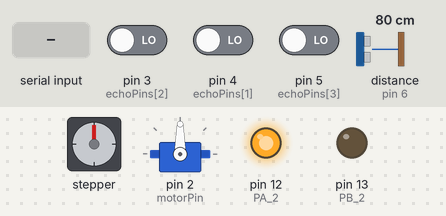
Simulated run of this sketch. Board: Arduino Uno, built with avr-gcc and run on an emulated ATmega328P. On the bench: stepper motor, servo, output pins drawn as LEDs (lit = HIGH). Wiring (inferred from the names in the program): ultrasonic range finder: trigger pin 7; echo pin 6; stepper motor (2048 steps per turn assumed): coils pin 8, pin 9, pin 10, pin 11. The test bench sets the inputs (shaded band); at power-on: pin 3 (echoPins[2]) LOW, pin 4 (echoPins[1]) LOW, pin 5 (echoPins[3]) LOW, distance to the obstacle (sensor on pin 6) 80 cm. The echo pulse lasts 58.3 µs per cm; pins used as bus, display or sensor lines are not drawn.

Above: at 1.2 s.
1.3 s: byte 1 (1) received over Serial
At 2.7 s:
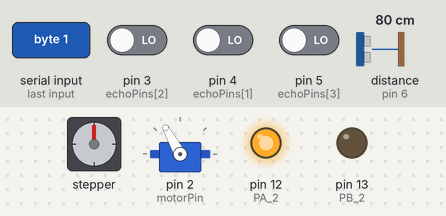
3.2 s: byte 2 (2) received over Serial
At 4.3 s:
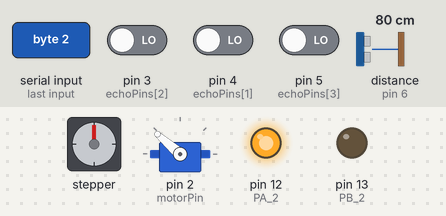
5.0 s: byte 4 (4) received over Serial
At 6.3 s:
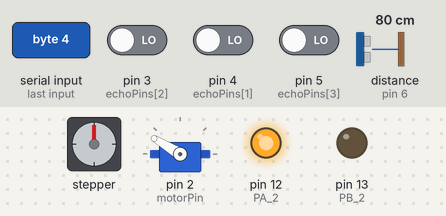
6.7 s: byte 1 (1) received over Serial
At 7.4 s:
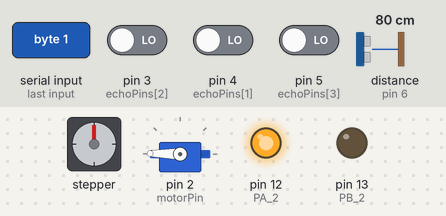
8.6 s: byte 16 (16) received over Serial
At 9.4 s:
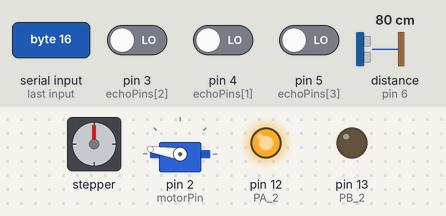
Timing chart, 0 to 11.3 s (numbered marks = the images above; inputs shaded):
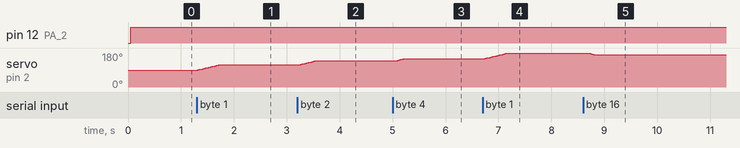

Measured:
- after the input at 1.3 s, servo on pin 2 (motorPin): moves from 90° to 119° over 0.42 s, starting at once
- after the input at 3.2 s, servo on pin 2 (motorPin): moves from 119° to 139° over 0.29 s, starting after 0.06 s
- after the input at 5.0 s, servo on pin 2 (motorPin): 139° → 149° after 0.07 s
- after the input at 6.7 s, servo on pin 2 (motorPin): moves from 149° to 179° over 0.44 s, starting at once
- after the input at 8.6 s, servo on pin 2 (motorPin): 179° → 171° after 0.08 s

The sketch:

main.ino
```cpp
#include<SoftwareSerial.h>
#include <Servo.h>
#define SENSOR_COUNT 4  // 사용할 초음파 센서의 개수

// 각 센서의 Trig 핀과 Echo 핀 설정
int trigPins[SENSOR_COUNT] = {7, 7, 7, 7};  // Trig 핀 배열
int echoPins[SENSOR_COUNT] = {6, 4, 3, 5};  // Echo 핀 배열

long durations[SENSOR_COUNT];  // 각 센서의 거리 측정을 위한 시간 배열
long distances[SENSOR_COUNT];  // 각 센서의 거리 저장 배열

int angle; // 인식한 거 180 * (현재값)/ 127

Servo motor;  // 서보모터 변수 설정

int motorPin = 2;
int currpos=90;  // 서보모터 현재 위치
int pos = 0; //시리얼 통신으로 받는 값

bool flag_front = false;
int flag_left = 1;
int flag_back = 2;
int flag_right = 4;
int flag;

const int lowThreshold = 15;
const int highThreshold = 30;

int EN_A = 9;
int EN_B = 10;

// PA_1 : HIGH, PA_2 : LOw -> right back
// PA_1 : LOW, PA_2 : HIGH -> right go

int PA_1 = 11;
int PA_2 = 12;

// PB_1 : HIGH, PB_2 : LOw -> left go
// PB_1 : LOW, PB_2 : HIGH -> left back

int PB_1 = 8;
int PB_2 = 13;

int signalPin = A1;
int ffff = 0;

/////////////////////////////////////모터 제어
void motor_speed(int speedA, int speedB){
  analogWrite(EN_A, speedA);
  analogWrite(EN_B, speedB);
}

void motorStop(){
    digitalWrite(EN_A, 0);
    digitalWrite(EN_B, 0);
}

void right_back(){
    digitalWrite(PB_1, HIGH);
    digitalWrite(PB_2, LOW);
}

void right_go(){
    digitalWrite(PB_1, LOW);
    digitalWrite(PB_2, HIGH);
}

void left_back(){
    digitalWrite(PA_1, LOW);
    digitalWrite(PA_2, HIGH);
}

void left_go(){
    digitalWrite(PA_1, HIGH);
    digitalWrite(PA_2, LOW);
}
///////////////////////////// real move skrr
void back_straight(){
    motor_speed(250, 250);
    left_back();
    right_back();
}

void back_right(){
    motor_speed(250, 0);
    left_back();
    right_back();
}

void back_left(){
    motor_speed(0, 250);
    left_back();
    right_back();
}

void stop_left(){
    motor_speed(250, 250);
    left_go();
    right_back();
}

void stop_right(){
    motor_speed(250, 250);
    left_back();
    right_go();
}

void motorstop(){
    motor_speed(0, 0);
}


/////////////////////////////


void setup() {
  Serial.begin(9600);
  motor.attach(motorPin);
  // 각 센서의 핀 설정
  for (int i = 0; i < SENSOR_COUNT; i++) {
    pinMode(trigPins[i], OUTPUT);  // Trig 핀은 출력
    pinMode(echoPins[i], INPUT);   // Echo 핀은 입력
  }

  pinMode(EN_A, OUTPUT);
  pinMode(EN_B, OUTPUT);

  pinMode(PA_1, OUTPUT);
  pinMode(PA_2, OUTPUT);

  pinMode(PB_1, OUTPUT);
  pinMode(PB_2, OUTPUT);

  pinMode(A1, INPUT);

  motorStop();
  signalPin = A1;
}


void loop() {
  if (Serial.available() > 0) {  // 시리얼 데이터가 수신된 경우
    pos = Serial.read();  // 1바이트 데이터를 읽음
    if (pos != 0) {
      switch(pos){
        case 1: moveServo(currpos+30); break;
        case 2: moveServo(currpos+20); break;
        case 4: moveServo(currpos+10); break;
        case 8: moveServo(currpos); break;
        case 16: moveServo(currpos-10); break;
        case 32: moveServo(currpos-20); break;
        case 64: moveServo(currpos-30); break;
        default: break;
      }
    }
  }
  for (int i = 0; i < SENSOR_COUNT; i++) {
      distances[i] = measureDistance(trigPins[i], echoPins[i]);
      if(distances[i] == 0 || distances[i] > 100) distances[i] = 100;

    }

    flag_front = false;
    flag = 0;

    if(distances[0] < 100){ // 만약 앞쪽에
      flag_front = true;
    }

    if(distances[1] < 30){ // 만약 왼쪽에
      flag += flag_left;
    }

    if(distances[2] < 30){ // 만약 뒤쪽에
      flag += flag_back;
    }

    if(distances[3] < 30){ // 만약 오른쪽에
      flag += flag_right;
    }

    move_motor(flag_front, flag);

    delay(50);  // 0.2초마다 갱신
}

void moveServo(int targetPos) {
  if (targetPos < 0 || targetPos > 180) return; // 유효한 각도 범위 확인
  int stepp = (targetPos > currpos) ? 1 : -1; // 각도 증가 또는 감소 설정
  for (int angle = currpos; angle != targetPos; angle += stepp) {
    motor.write(angle); // 각도 설정
    delay(15); // 부드러운 이동을 위한 딜레이 (300ms에서 줄임)
  }
  currpos = targetPos; // 현재 위치 업데이트
}

void move_motor(bool flag_front,int flag){
  if(flag_front){

    switch(flag){

        case 0:

        back_straight();
        // sensing front ---> move back
        break;

        case 1:

        back_right();
        // sensing front && left ----> move right && back;
        break;

        case 2:

        back_left();
        // sensing front && back ------> move left;
        break;

        case 3:

        back_right();
        // sensing front & left & back ----> move right;
        break;

        case 4:

        back_left();
        // sensing front & right -----> move back & left;
        break;

        case 5:

        motorStop();
        // sensing front & right & left ----> stop;
        break;


        case 6:

        back_left();
        // sensing front & back & right  ----> move left
        break;


        case 7:

        motorStop();
        break;
    }

  }

  else{

    motorStop();
  }
}


long measureDistance(int trigPin, int echoPin) {
    unsigned long startTime = micros();

    digitalWrite(trigPin, LOW);
    delayMicroseconds(2);
    digitalWrite(trigPin, HIGH);
    delayMicroseconds(10);
    digitalWrite(trigPin, LOW);

    while (digitalRead(echoPin) == LOW) {
        if (micros() - startTime > 15000) {
            return 0;
        }
    }

    unsigned long echoStart = micros();
    while (digitalRead(echoPin) == HIGH) {
        if (micros() - echoStart > 15000) {
            return 0;
        }
    }

    unsigned long echoEnd = micros();

    long duration = echoEnd - echoStart;

    long distance = duration * 0.034 / 2; // cm 단위
    return distance;
}
```
